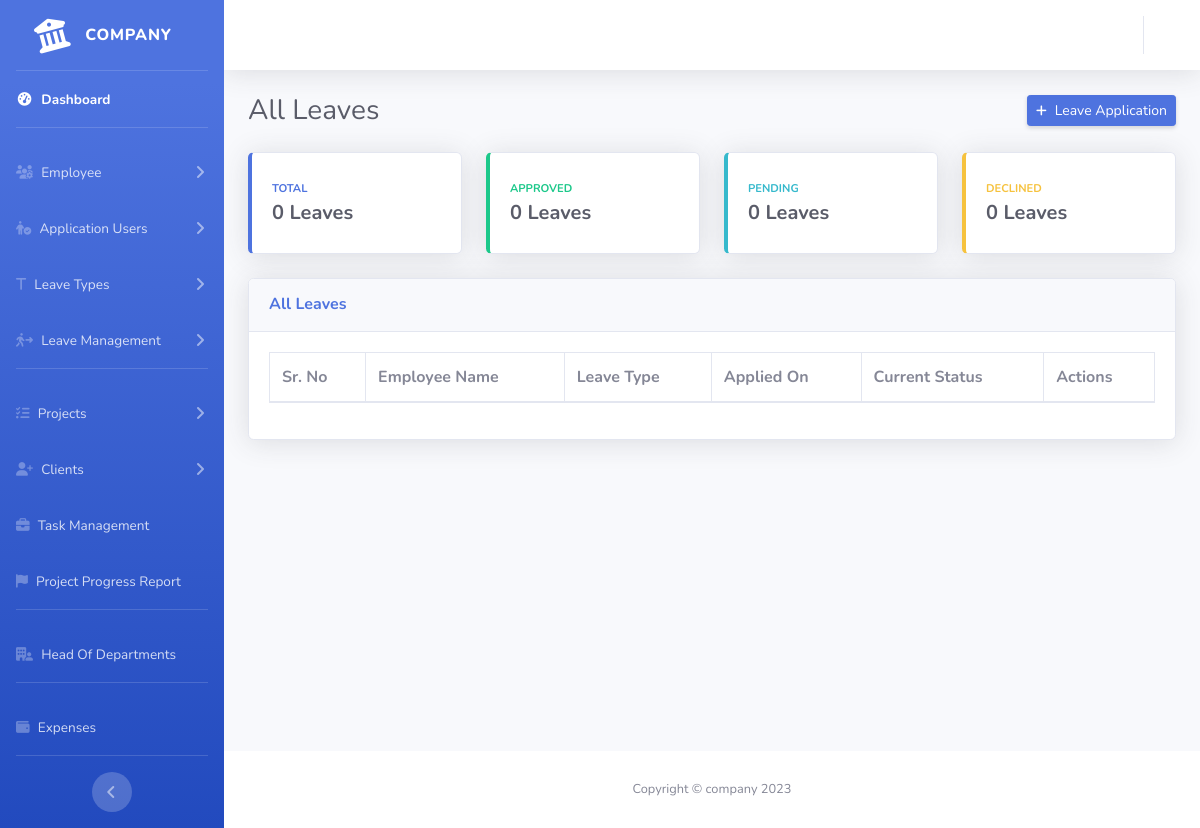
/admin/index.php?page=leave-dashboard (signed in), run on an earlier commit of the app's database.
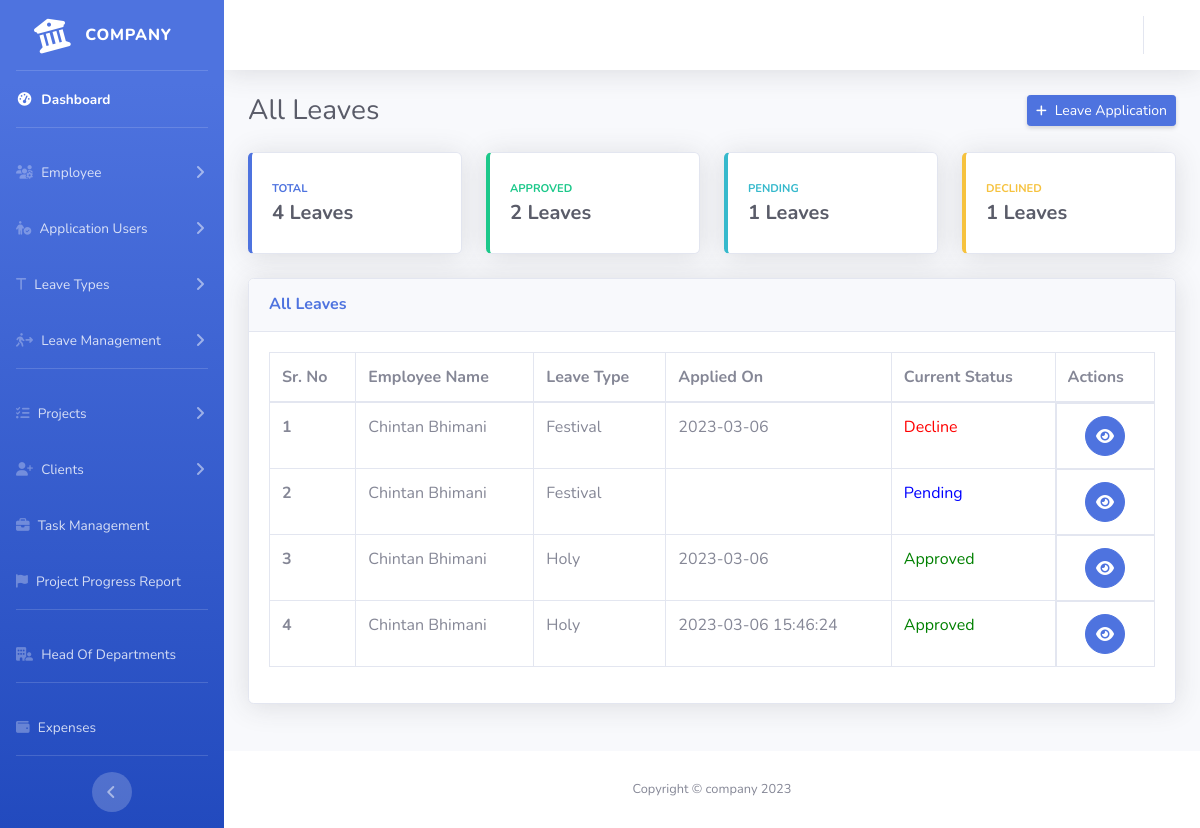
And on a later commit of the database.
### tables this page shows
CREATE TABLE `leaves` (
  `leave_id` text NOT NULL,
  `leave_type` varchar(255) NOT NULL,
  `from_date` date NOT NULL,
  `to_date` date NOT NULL,
  `posting_date` varchar(255) NOT NULL,
  `admin_remarks` varchar(255) DEFAULT NULL,
  `admin_remarks_date` varchar(255) DEFAULT NULL,
  `leave_status` int(10) NOT NULL,
  `is_read` int(10) NOT NULL,
  `user_id` text NOT NULL,
  `leave_description` text DEFAULT NULL
);

CREATE TABLE `users` (
  `user_id` text NOT NULL,
  `user_email` text NOT NULL,
  `user_password` text NOT NULL,
  `emp_id` text NOT NULL,
  `user_first_name` varchar(100) NOT NULL,
  `user_last_name` varchar(100) NOT NULL,
  `user_access_type` int(10) NOT NULL DEFAULT 2 COMMENT '1: Admin\r\n2: Employee\r\n3: Engineer\r\n4: HOD'
);

CREATE TABLE `leavestype` (
  `leave_type_id` text NOT NULL,
  `leave_type` varchar(255) NOT NULL,
  `leave_description` text NOT NULL,
  `createdAt` timestamp NOT NULL DEFAULT current_timestamp()
);

### admin/leave-dashboard.php (the view, shortened to what this page needs)
<div class="container-fluid">
    <div class="d-sm-flex align-items-center justify-content-between mb-4">
        <h1 class="h3 mb-0 text-gray-800">All Leaves</h1>
        <a href="./index.php?page=leave-new" class="d-none d-sm-inline-block btn btn-sm btn-primary shadow-sm"><i class="fas fa-plus fa-sm text-white mr-2"></i>Leave Application</a>
    </div>
    <div class="row">
        <div class="col-xl-3 col-md-6 mb-4">
            <div class="card border-left-primary shadow h-100 py-2">
                <div class="card-body">
                    <div class="row no-gutters align-items-center">
                        <div class="col mr-2">
                            <div class="text-xs font-weight-bold text-primary text-uppercase mb-1">
                                Total</div>
                            <div class="h5 mb-0 font-weight-bold text-gray-800">
                                <?php echo  $con->query("SELECT * FROM leaves;")->num_rows . ' ' . 'Leaves' ?>
                            </div>
                        </div>
                    </div>
                </div>
            </div>
        </div>
        <div class="col-xl-3 col-md-6 mb-4">
            <div class="card border-left-success shadow h-100 py-2">
                <div class="card-body">
                    <div class="row no-gutters align-items-center">
                        <div class="col mr-2">
                            <div class="text-xs font-weight-bold text-success text-uppercase mb-1">
                                Approved</div>
                            <div class="h5 mb-0 font-weight-bold text-gray-800">
                                <?php echo $con->query("SELECT * FROM leaves WHERE leave_status=2;")->num_rows . ' ' . 'Leaves'; ?>
                            </div>
                        </div>
                    </div>
                </div>
            </div>
        </div>
        <div class="col-xl-3 col-md-6 mb-4">
            <div class="card border-left-info shadow h-100 py-2">
                <div class="card-body">
                    <div class="row no-gutters align-items-center">
                        <div class="col mr-2">
                            <div class="text-xs font-weight-bold text-info text-uppercase mb-1">Pending</div>
                            <div class="h5 mb-0 mr-3 font-weight-bold text-gray-800">
                                <?php echo $con->query("SELECT * FROM leaves WHERE leave_status=0;")->num_rows . ' ' . 'Leaves'; ?>
                            </div>
                        </div>
                    </div>
                </div>
            </div>
        </div>
        <div class="col-xl-3 col-md-6 mb-4">
            <div class="card border-left-warning shadow h-100 py-2">
                <div class="card-body">
                    <div class="row no-gutters align-items-center">
                        <div class="col mr-2">
                            <div class="text-xs font-weight-bold text-warning text-uppercase mb-1">
                                Declined</div>
                            <div class="h5 mb-0 font-weight-bold text-gray-800">
                                <?php echo $con->query("SELECT * FROM leaves WHERE leave_status=1;")->num_rows . ' ' . 'Leaves'; ?>
                            </div>
                        </div>
                    </div>
                </div>
            </div>
        </div>
    </div>
    <div class="row">
        <div class="col-xl-12 col-lg-7">
            <div class="card shadow mb-4">
                <div class="card-header py-3">
                    <h6 class="m-0 font-weight-bold text-primary">All Leaves</h6>
                </div>
                <div class="card-body">
                    <div class="table-responsive">
                        <table class="table table-bordered" id="dataTable" width="100%" cellspacing="0">
                            <thead>
                                <tr>
                                    <th>Sr. No</th>
                                    <th>Employee Name</th>
                                    <th>Leave Type</th>
                                    <th>Applied On</th>
                                    <th>Current Status</th>
                                    <th>Actions</th>
                                </tr>
                            </thead>
                            <tbody>
                                <?php
                                $qry = $con->query("SELECT * FROM  leaves;");
                                $i = 1;
                                while ($row = $qry->fetch_assoc()) { ?>
                                    <tr>
                                        <th scope="row"><?php echo $i++; ?></th>
                                        <td><?php
                                            $userId = $row['user_id'];
                                            $user = $con->query("SELECT * FROM users WHERE user_id='$userId'");
                                            while ($r = $user->fetch_assoc()) {
                                                echo $r['user_first_name'] . " " . $r['user_last_name'];
                                            }
                                            ?></td>
                                        <td><?php
                                            $typeId = $row['leave_type'];
                                            $leaveType = $con->query("SELECT * FROM leavestype WHERE leave_type_id ='$typeId'");
                                            while ($r = $leaveType->fetch_assoc()) {
                                                echo $r['leave_type'];
                                            }
                                            ?></td>
                                        <td><?php
                                            if ($row['posting_date'] == '0000-00-00') {
                                                echo "";
                                            } else {
                                                echo $row['posting_date'];
                                            }
                                            ?></td>
                                        <td><?php
                                            if ($row['leave_status'] == 0) { ?>
                                                <span style="color: blue">Pending</span>
                                            <?php } else if ($row['leave_status'] == 1) { ?>
                                                <span style="color: red">Decline</span>
                                            <?php } else { ?>
                                                <span style="color: green">Approved</span>
                                            <?php } ?>
                                        </td>
                                        <td class="d-flex align-items-center justify-content-center">
                                            <a type="button" class="btn btn-primary btn-circle mx-1" href="./index.php?page=leave-viewer&leaveId=<?php echo $row['leave_id'] ?>"><i class="fa-solid fa-eye"></i></a>
                                        </td>
                                    </tr>
                                <?php } ?>
                            </tbody>
                        </table>
                    </div>
                </div>
            </div>
        </div>
    </div>
</div>

### admin/head.components.php (shortened to what this page needs)
<!DOCTYPE html>
<html lang="en">
<head>
    <link href="https://cdnjs.cloudflare.com/ajax/libs/font-awesome/6.2.1/css/all.min.css" rel="stylesheet" type="text/css">
    <link href="./assets/vendor/datatables/dataTables.bootstrap4.min.css" rel="stylesheet">
    <link href="./assets/css/sb-admin-2.min.css" rel="stylesheet">
</head>
<body id="page-top">

### admin/layout-top.components.php (shortened to what this page needs)
<div id="wrapper">
    <ul class="navbar-nav bg-gradient-primary sidebar sidebar-dark accordion" id="main_dashboard">
        <a class="sidebar-brand d-flex align-items-center justify-content-center" href="./index.php?page=home">
            <div class="sidebar-brand-icon rotate-n-15">
                <i class="fa-solid fa-building-columns"></i>
            </div>
            <div class="sidebar-brand-text mx-3">Company</div>
        </a>
        <hr class="sidebar-divider my-0">
        <li class="nav-item active">
            <a class="nav-link" href="./index.php?page=home">
                <i class="fas fa-fw fa-tachometer-alt"></i>
                <span>Dashboard</span></a>
        </li>
        <hr class="sidebar-divider">
        <?php if ($_SESSION['login_user_access_type'] == 1 || $_SESSION['login_user_access_type'] == 4) { ?>
            <li class="nav-item">
                <a class="nav-link collapsed" href="#" data-toggle="collapse" data-target="#employee_dashboard" aria-expanded="true" aria-controls="employee_controls">
                    <i class="fas fa-fw fa-users-gear"></i>
                    <span>Employee</span>
                </a>
            </li>
            <li class="nav-item">
                <a class="nav-link collapsed" href="#" data-toggle="collapse" data-target="#user_dashboard" aria-expanded="true" aria-controls="employee_controls">
                    <i class="fa-solid fa-person-circle-check"></i>
                    <span>Application Users</span>
                </a>
            </li>
            <li class="nav-item">
                <a class="nav-link collapsed" href="#" data-toggle="collapse" data-target="#leave_type" aria-expanded="true" aria-controls="project_controls">
                    <i class="fa-solid fa-t"></i>
                    <span>Leave Types</span>
                </a>
            </li>
            <li class="nav-item">
                <a class="nav-link collapsed" href="#" data-toggle="collapse" data-target="#leave_management" aria-expanded="true" aria-controls="project_controls">
                    <i class="fa-solid fa-person-walking-arrow-right"></i>
                    <span>Leave Management</span>
                </a>
            </li>
            <hr class="sidebar-divider">
            <li class="nav-item">
                <a class="nav-link collapsed" href="#" data-toggle="collapse" data-target="#project_dashboard" aria-expanded="true" aria-controls="project_controls">
                    <i class="fa-solid fa-list-check"></i>
                    <span>Projects</span>
                </a>
            </li>
            <li class="nav-item">
                <a class="nav-link collapsed" href="#" data-toggle="collapse" data-target="#client_dashboard" aria-expanded="true" aria-controls="project_controls">
                    <i class="fa-solid fa-user-plus"></i>
                    <span>Clients</span>
                </a>
            </li>
            <li class="nav-item">
                <a class="nav-link" href="./index.php?page=task-dashboard">
                    <i class="fa-solid fa-briefcase"></i>
                    <span>Task Management</span>
                </a>
            </li>
            <li class="nav-item">
                <a class="nav-link" href="./index.php?page=project-report">
                    <i class="fa-solid fa-flag"></i>
                    <span>Project Progress Report</span>
                </a>
            </li>
            <hr class="sidebar-divider">
            <li class="nav-item">
                <a class="nav-link" href="./index.php?page=hod-dashboard">
                    <i class="fa-solid fa-building-user"></i>
                    <span>Head Of Departments</span>
                </a>
            </li>
            <hr class="sidebar-divider">
            <li class="nav-item">
                <a class="nav-link" href="./index.php?page=expenses-dashboard">
                    <i class="fa-solid fa-wallet"></i>
                    <span>Expenses</span>
                </a>
            </li>
        <?php }else if($_SESSION['login_user_access_type'] == 2){ ?>
            <li class="nav-item">
                <a class="nav-link" href="./index.php?page=work-collector">
                    <i class="fa-solid fa-briefcase"></i>
                    <span>Work Collector</span>
                </a>
            </li>
            <li class="nav-item">
                <a class="nav-link" href="./index.php?page=project-dashboard">
                    <i class="fa-solid fa-briefcase"></i>
                    <span>Projects</span>
                </a>
            </li>
        <?php } ?>
        <hr class="sidebar-divider d-none d-md-block">
        <div class="text-center d-none d-md-inline">
            <button class="rounded-circle border-0" id="sidebarToggle"></button>
        </div>
    </ul>
    <div id="content-wrapper" class="d-flex flex-column">
        <div id="content">
            <nav class="navbar navbar-expand navbar-light bg-white topbar mb-4 static-top shadow">
                <ul class="navbar-nav ml-auto">
                    <li class="nav-item dropdown no-arrow">
                        <a class="nav-link dropdown-toggle" href="#" id="userDropdown" role="button" data-toggle="dropdown" aria-haspopup="true" aria-expanded="false">
                        </a>
                    </li>
                </ul>
            </nav>

### admin/index.php (shortened to what this page needs)
<?php
$page = (isset($_GET['page']) ? $_GET['page'] : 'home');
include './head.components.php';
include './layout-top.components.php';
if (!file_exists($page . '.php')) {
    include '404.php';
} else {
    include $page . '.php';
}
include './layout-bottom.components.php';
include './bottom.components.php';
?>

### admin/layout-bottom.components.php (shortened to what this page needs)
</div>
<footer class="sticky-footer bg-white">
    <div class="container my-auto">
        <div class="copyright text-center my-auto">
            <span>Copyright &copy; company 2023</span>
        </div>
    </div>
</footer>
</div>
</div>

### admin/bottom.components.php
</body>
</html>

What changed in the data, as far as the page shows it:
added leaves: posting_date "2023-03-06", leave_status "Decline"
now on this page (row unchanged): users: user_first_name "Chintan", user_last_name "Bhimani"
added leavestype: leave_type "Festival"
added leaves: leave_status "Pending"
added leaves: posting_date "2023-03-06", leave_status "Approved"
added leavestype: leave_type "Holy"
added leaves: posting_date "2023-03-06 15:46:24", leave_status "Approved"
Also different on the page:
$con->query("SELECT * FROM leaves;")->num_rows: "0" → "4"
$con->query("SELECT * FROM leaves WHERE leave_status=2;")->num_rows: "0" → "2"
$con->query("SELECT * FROM leaves WHERE leave_status=0;")->num_rows: "0" → "1"
$con->query("SELECT * FROM leaves WHERE leave_status=1;")->num_rows: "0" → "1"
